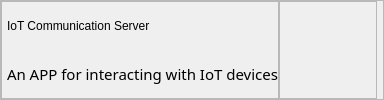
           <widget class="QFrame" name="contentTopBg">
            <property name="sizePolicy">
             <sizepolicy hsizetype="Expanding" vsizetype="Preferred">
              <horstretch>0</horstretch>
              <verstretch>0</verstretch>
             </sizepolicy>
            </property>
            <property name="minimumSize">
             <size>
              <width>0</width>
              <height>60</height>
             </size>
            </property>
            <property name="styleSheet">
             <string notr="true"/>
            </property>
            <property name="frameShape">
             <enum>QFrame::Shape::StyledPanel</enum>
            </property>
            <property name="frameShadow">
             <enum>QFrame::Shadow::Raised</enum>
            </property>
            <layout class="QHBoxLayout" name="horizontalLayout_2">
             <property name="spacing">
              <number>0</number>
             </property>
             <property name="leftMargin">
              <number>0</number>
             </property>
             <property name="topMargin">
              <number>0</number>
             </property>
             <property name="rightMargin">
              <number>6</number>
             </property>
             <property name="bottomMargin">
              <number>0</number>
             </property>
             <item>
              <widget class="QFrame" name="leftBox">
               <property name="sizePolicy">
                <sizepolicy hsizetype="Expanding" vsizetype="Preferred">
                 <horstretch>0</horstretch>
                 <verstretch>0</verstretch>
                </sizepolicy>
               </property>
               <property name="styleSheet">
                <string notr="true"/>
               </property>
               <property name="frameShape">
                <enum>QFrame::Shape::StyledPanel</enum>
               </property>
               <property name="frameShadow">
                <enum>QFrame::Shadow::Raised</enum>
               </property>
               <layout class="QVBoxLayout" name="verticalLayout_4">
                <property name="spacing">
                 <number>0</number>
                </property>
                <property name="leftMargin">
                 <number>5</number>
                </property>
                <property name="topMargin">
                 <number>0</number>
                </property>
                <property name="rightMargin">
                 <number>0</number>
                </property>
                <property name="bottomMargin">
                 <number>0</number>
                </property>
                <item>
                 <widget class="QLabel" name="titleRightInfo">
                  <property name="styleSheet">
                   <string notr="true">font: 700 14pt &quot;微软雅黑&quot;;</string>
                  </property>
                  <property name="text">
                   <string>IoT Communication Server</string>
                  </property>
                 </widget>
                </item>
                <item>
                 <widget class="QLabel" name="subtitleRightInfo">
                  <property name="font">
                   <font>
                    <family>微软雅黑</family>
                    <pointsize>11</pointsize>
                    <italic>false</italic>
                    <bold>false</bold>
                   </font>
                  </property>
                  <property name="styleSheet">
                   <string notr="true">font:  11pt &quot;微软雅黑&quot;;</string>
                  </property>
                  <property name="text">
                   <string>An APP for interacting with IoT devices</string>
                  </property>
                 </widget>
                </item>
               </layout>
              </widget>
             </item>
             <item alignment="Qt::AlignmentFlag::AlignRight">
              <widget class="QFrame" name="rightButtons">
               <property name="styleSheet">
                <string notr="true">#rightButtons .QPushButton { background-color: rgba(255, 255, 255, 0); border: none;  border-radius: 5px; }
#rightButtons .QPushButton:hover { background-color: rgb(44, 49, 57); border-style: solid; border-radius: 4px; }
#rightButtons .QPushButton:pressed { background-color: rgb(23, 26, 30); border-style: solid; border-radius: 4px; }</string>
               </property>
               <property name="frameShape">
                <enum>QFrame::Shape::StyledPanel</enum>
               </property>
               <property name="frameShadow">
                <enum>QFrame::Shadow::Raised</enum>
               </property>
               <layout class="QHBoxLayout" name="horizontalLayout_3">
                <property name="leftMargin">
                 <number>0</number>
                </property>
                <property name="topMargin">
                 <number>0</number>
                </property>
                <property name="rightMargin">
                 <number>0</number>
                </property>
                <property name="bottomMargin">
                 <number>0</number>
                </property>
                <item>
                 <widget class="QPushButton" name="minimizeAppBtn">
                  <property name="minimumSize">
                   <size>
                    <width>28</width>
                    <height>28</height>
                   </size>
                  </property>
                  <property name="maximumSize">
                   <size>
                    <width>28</width>
                    <height>28</height>
                   </size>
                  </property>
                  <property name="cursor">
                   <cursorShape>PointingHandCursor</cursorShape>
                  </property>
                  <property name="text">
                   <string/>
                  </property>
                  <property name="icon">
                   <iconset resource="resource.qrc">
                    <normaloff>:/icons/images/icons/icon_minimize.png</normaloff>:/icons/images/icons/icon_minimize.png</iconset>
                  </property>
                  <property name="iconSize">
                   <size>
                    <width>20</width>
                    <height>20</height>
                   </size>
                  </property>
                 </widget>
                </item>
                <item>
                 <widget class="QPushButton" name="maximizeRestoreAppBtn">
                  <property name="minimumSize">
                   <size>
                    <width>28</width>
                    <height>28</height>
                   </size>
                  </property>
                  <property name="maximumSize">
                   <size>
                    <width>28</width>
                    <height>28</height>
                   </size>
                  </property>
                  <property name="cursor">
                   <cursorShape>PointingHandCursor</cursorShape>
                  </property>
                  <property name="text">
                   <string/>
                  </property>
                  <property name="icon">
                   <iconset resource="resource.qrc">
                    <normaloff>:/icons/images/icons/icon_maximize.png</normaloff>:/icons/images/icons/icon_maximize.png</iconset>
                  </property>
                  <property name="iconSize">
                   <size>
                    <width>20</width>
                    <height>20</height>
                   </size>
                  </property>
                 </widget>
                </item>
                <item>
                 <widget class="QPushButton" name="closeAppBtn">
                  <property name="minimumSize">
                   <size>
                    <width>28</width>
                    <height>28</height>
                   </size>
                  </property>
                  <property name="maximumSize">
                   <size>
                    <width>28</width>
                    <height>28</height>
                   </size>
                  </property>
                  <property name="cursor">
                   <cursorShape>PointingHandCursor</cursorShape>
                  </property>
                  <property name="text">
                   <string/>
                  </property>
                  <property name="icon">
                   <iconset resource="resource.qrc">
                    <normaloff>:/icons/images/icons/icon_close.png</normaloff>:/icons/images/icons/icon_close.png</iconset>
                  </property>
                  <property name="iconSize">
                   <size>
                    <width>20</width>
                    <height>20</height>
                   </size>
                  </property>
                 </widget>
                </item>
               </layout>
              </widget>
             </item>
            </layout>
           </widget>
